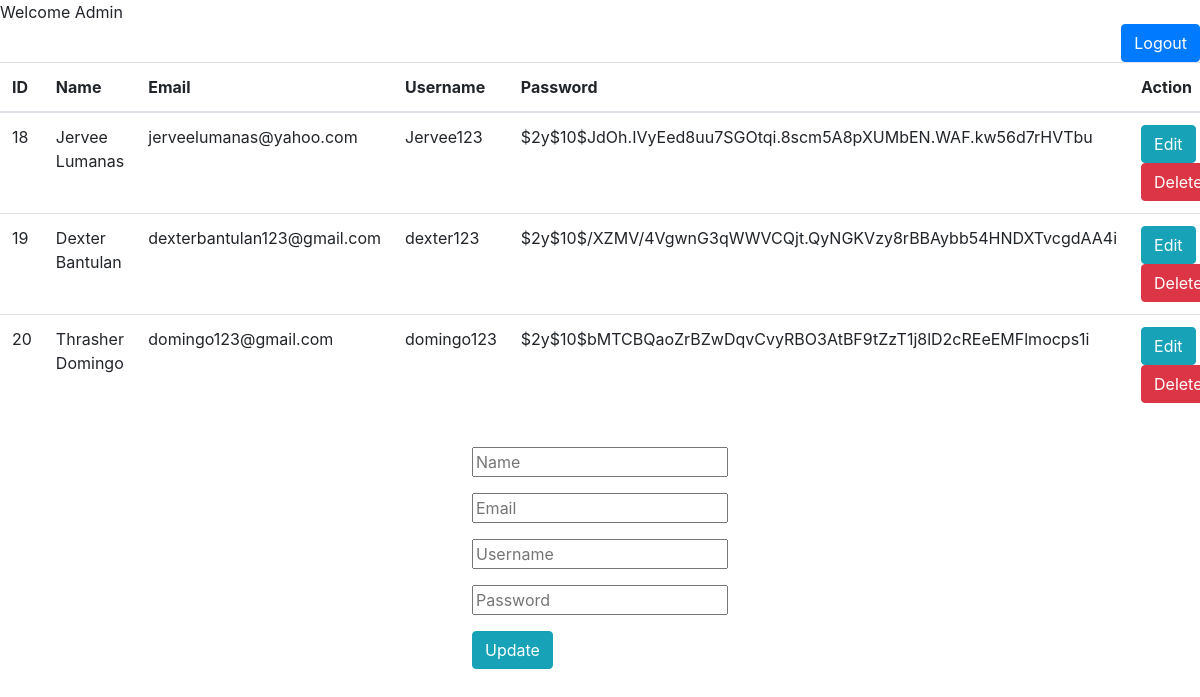
/includes/adminpage2.php (signed in), run on the app's committed database.
### tables this page shows
CREATE TABLE `users` (
  `id` int(11) NOT NULL,
  `name` varchar(125) NOT NULL,
  `email` varchar(125) NOT NULL,
  `username` varchar(128) NOT NULL,
  `password` varchar(128) NOT NULL
);

### includes/adminpage2.php (the view, shortened to what this page needs)
<?php
require_once 'dbconn.php';
$name = '';
$email = '';
$uname = '';
$pwd = '';
$sql = "SELECT * FROM users";
$result99 = mysqli_query($conn, $sql);
?>
<!DOCTYPE html>
<html lang="en">
<head>
 <link rel="stylesheet" href="https://maxcdn.bootstrapcdn.com/bootstrap/4.5.2/css/bootstrap.min.css">
</head>
<body>
<?php echo "Welcome ". "Admin"; ?>
<br>
<a class="btn btn-primary" href="../logoutadmin.php" style="float: right;">Logout</a>
<br>
<table class="table table-hover">
  <thead>
    <tr>
     <th scope="col">ID</th>
      <th scope="col">Name</th>
      <th scope="col">Email</th>
      <th scope="col">Username</th>
      <th scope="col">Password</th>
      <th colspan="2">Action</th>
    </tr>
  </thead>
  <tbody>
  <?php while($row99 = mysqli_fetch_assoc($result99)):;?>
    <tr>
      <td><?php echo $row99['id']; ?></td>
      <td><?php echo $row99['name']; ?></td>
      <td><?php echo $row99['email']; ?></td>
      <td><?php echo $row99['username']; ?></td>
      <td><?php echo $row99['password']; ?></td>
      <td>
	  <a href="adminpage2.php?edit=<?php echo $row99['id']; ?>" class="btn btn-info">Edit</a>
	  <a href="adminpage2.php?delete=<?php echo $row99['id']; ?>" class="btn btn-danger">Delete</a>
	  </td>
    </tr>
   <?php endwhile; ?>
  </tbody>
</table>
<div class="row justify-content-center">
	<form action="adminpage2.php"  method="post">
		<div class="form-group">
		<input type="text" name="name" value="<?php echo $name; ?>" placeholder="Name">
	</div>
		<div class="form-group">
		<input type="text" name="email" value="<?php echo $email; ?>" placeholder="Email">
	</div>
		<div class="form-group">
		<input type="text" name="username" value="<?php echo $uname; ?>" placeholder="Username">
	</div>
		<div class="form-group">
		<input type="password" name="password" value="<?php echo $pwd; ?>" placeholder="Password">
	</div>
		<div class="form-group">
	<button class="btn btn-info" type="submit" name="update">Update</button>
	</div>
	</form>
</div>
</body>
</html>

### data on the page
users: id "18", name "Jervee Lumanas", email "jerveelumanas@yahoo.com", username "Jervee123", password "$2y$10$JdOh.IVyEed8uu7SGOtqi.8scm5A8pXUMbEN.WAF.kw56d7rHVTbu"
users: id "19", name "Dexter Bantulan", email "dexterbantulan123@gmail.com", username "dexter123", password "$2y$10$/XZMV/4VgwnG3qWWVCQjt.QyNGKVzy8rBBAybb54HNDXTvcgdAA4i"
users: id "20", name "Thrasher Domingo", email "domingo123@gmail.com", username "domingo123", password "$2y$10$bMTCBQaoZrBZwDqvCvyRBO3AtBF9tZzT1j8lD2cREeEMFlmocps1i"
